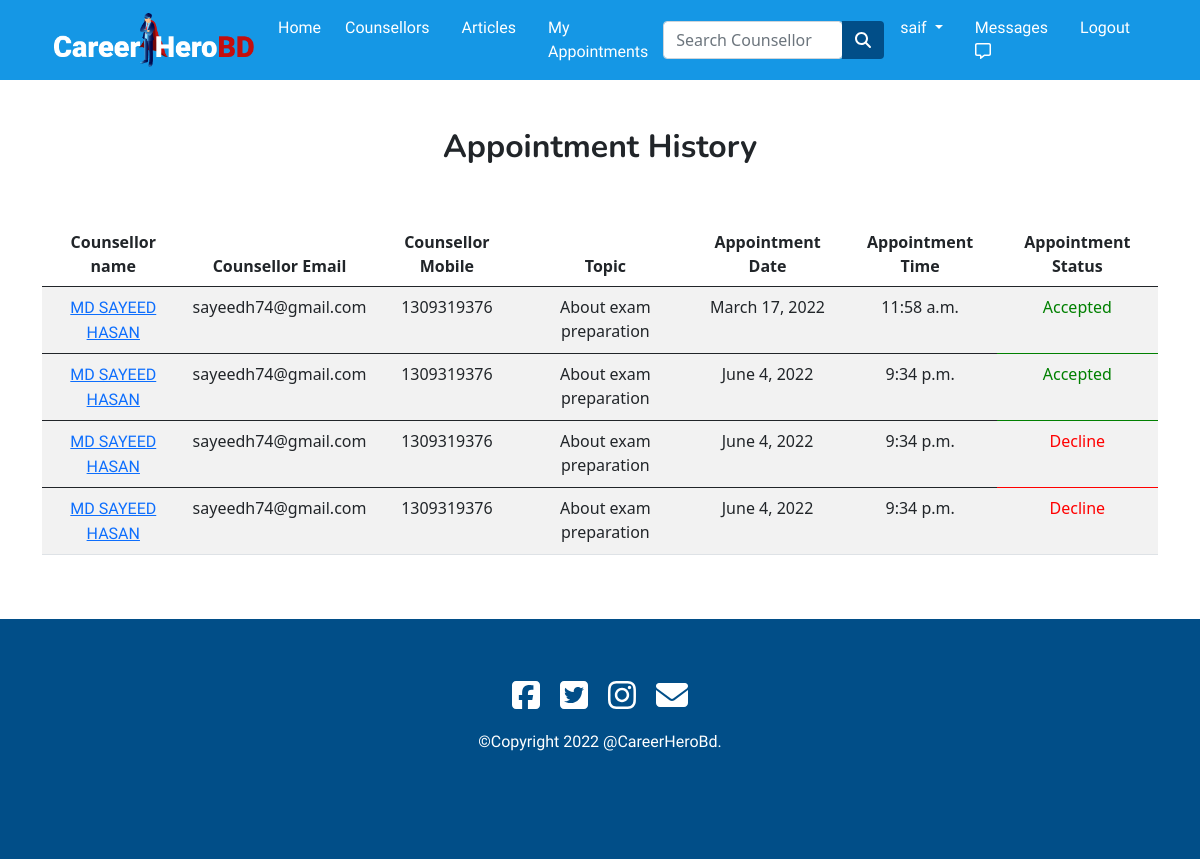
The app's page /appointment/ (signed in) with its own data.
### app/models.py (models this page shows, shortened)
class User(AbstractUser):
  is_counselor= models.BooleanField(default=False)
  is_student = models.BooleanField(default=False)

class Appoinment(models.Model):
  req_user=models.ForeignKey(Student,on_delete=models.CASCADE,blank=True,null=True)
  accept_user=models.ForeignKey(Counselor,on_delete=models.CASCADE,blank=True,null=True)
  topics = models.CharField(max_length=200,blank=True,null=True)
  appoinment_date=models.DateField()
  appoinment_time = models.TimeField()
  appoinment_status = models.CharField(max_length=20,default="Pending")

class Counselor(models.Model):
  user = models.ForeignKey(settings.AUTH_USER_MODEL,on_delete=models.CASCADE)
  name=models.CharField(max_length=30,blank=True,null=True)
  email = models.EmailField(max_length=40,blank=True,null=True)
  mobile = models.IntegerField(blank=True,null=True)
  image = models.ImageField(upload_to='images/',null=True,blank=True)
  designation = models.CharField(max_length=30,blank=True,null=True)
  institute = models.CharField(max_length=300,blank=True,null=True)
  category = models.CharField(max_length=50,choices=CATEGORIES,null=True,blank=True)
  address = models.CharField(max_length=100,blank=True,null=True)
  counselling_experience = models.IntegerField(blank=True,null=True)
  description = models.TextField(max_length=2000,blank=True,null=True)
  per_session_fee = models.IntegerField(blank=True,null=True)
  counselling_day=models.CharField(max_length=100,null=True,blank=True)
  counselling_time=models.CharField(max_length=100,null=True,blank=True)

### app/views.py (the view)
# urls.py: path('appointment/',views.appoinment,name="appointment"),
def appoinment(request):
  if request.user.is_student:
    stu_apn = Appoinment.objects.all()
    return render(request, 'app/appoinments.html',{'stu_apn':stu_apn})
  elif request.user.is_counselor:
    counselor_apn=Appoinment.objects.all()
    student=Student.objects.all()
    return render(request, 'app/counselor_appoinment.html',{'counselor_apn':counselor_apn,'student':student})

### app/templates/app/appoinments.html (shortened to what this page needs)
{% extends 'app/base.html' %}
{% load static %}
{% load crispy_forms_tags %}
{% block main-content %}
<div class="container my-5" style="padding-top: 80px;">
  <center>
    <h2>Appointment History</h2>
  </center>
  <br><br>
  <div class="row">
    <div class="col-md-12 table-responsive">
      <table class="table table-striped">
        <thead>
          <tr>
            <th scope="col" class="text-center">Counsellor name</th>
            <th scope="col" class="text-center">Counsellor Email</th>
            <th scope="col" class="text-center">Counsellor Mobile</th>
            <th scope="col" class="text-center">Topic</th>
            <th scope="col" class="text-center">Appointment Date</th>
            <th scope="col" class="text-center">Appointment Time</th>
            <th scope="col" class="text-center">Appointment Status</th>
          </tr>
        </thead>
        {% for apn in stu_apn %}
        {% if apn.req_user.user.pk == request.user.pk %}
        <tbody>
          <tr>
            <td class="text-center"><a href="{% url 'counselor_profile' apn.accept_user.id %}">{{apn.accept_user.name}}</a></td>
            <td class="text-center">{{apn.accept_user.email}}</td>
            <td class="text-center">{{apn.accept_user.mobile}}</td>
            <td class="text-center">{{apn.topics}}</td>
            <td class="text-center">{{apn.appoinment_date}}</td>
            <td class="text-center">{{apn.appoinment_time}}</td>
            {% if apn.appoinment_status == "Pending" %}
            <td class="text-center" style="color: red;">{{apn.appoinment_status}} <span><a href="{% url 'cancel' apn.id %}" role="button"
                  class="btn btn-sm btn-danger">Cancel</a></span></td>
            {% elif apn.appoinment_status == "Decline" %}
            <td style="color: red;" class="text-center">{{apn.appoinment_status}} </td>
            {% elif apn.appoinment_status == "Accepted" %}
            <td style="color: green;" class="text-center">{{apn.appoinment_status}} </td>
            {% endif %}
          </tr>
        </tbody>
        {% endif %}
        {% endfor %}
      </table>
    </div>
  </div>
</div>
{% endblock main-content %}

### app/templates/app/base.html (shortened to what this page needs)
<!DOCTYPE html>
{% load static %}
<html lang="en">
<head>
  <link rel="stylesheet" href="{% static 'app/css/style.css' %}">
  <link href="https://cdn.jsdelivr.net/npm/bootstrap@5.0.0-beta1/dist/css/bootstrap.min.css" rel="stylesheet"
>
  <link rel="stylesheet" href="https://stackpath.bootstrapcdn.com/font-awesome/4.7.0/css/font-awesome.min.css">
  <link rel="stylesheet" href="{% static 'app/css/owl.carousel.min.css' %}">
  <link rel="stylesheet" href="{% static 'app/css/all.min.css' %}">
  <link rel="stylesheet" href="https://cdnjs.cloudflare.com/ajax/libs/animate.css/3.7.2/animate.css">
</head>
<body>
  <div class="row">
    <div class="col-sm-12 col-md-12 col-lg-12">
      <nav id="nav" class="navbar navbar-expand-lg navbar-dark  fixed-top" style="background-color: #1597E5;">
        <div class="container">
          <a class="navbar-brand" href="/" ><img src="{% static 'app/images/nav/logo.png' %}" alt="" style="width: 200px;"></a>
          <button class="navbar-toggler" type="button" data-bs-toggle="collapse" data-bs-target="#navbarSupportedContent"
            aria-controls="navbarSupportedContent" aria-expanded="false" aria-label="Toggle navigation">
          <div class="collapse navbar-collapse" id="navbarSupportedContent">
            <ul class="navbar-nav me-auto mb-2 mb-lg-0">
              <li class="nav-item">
                <a class="nav-link" aria-current="page" href="/">Home</a>
              </li>
              <li class="nav-item mx-2">
                <a href="{% url 'counselor' %}" class="nav-link">Counsellors</a>
              </li>
              <li class="nav-item mx-2">
                <a href="{% url 'article_list' %}" class="nav-link">Articles</a>
              </li>
              {% if request.user.is_authenticated %}
              <li class="nav-item mx-2">
                <a href="{% url 'appointment' %}" class="nav-link">My Appointments</a>
              </li>
              {% endif %}
            </ul>
            <form class="d-flex input-group w-auto" method="POST" action="{% url 'search_list' %}">
              <input type="search" class="form-control rounded" name="q" placeholder="Search Counsellor"
                aria-label="Search" aria-describedby="search-addon" />
              <button type="submit" class="btn" style="background-color: #014e88;"><i class="fas fa-search"
                  style="color: white;"></i></button>
            </form>
            <div>
              <ul class="navbar-nav me-auto mb-2 mb-lg-0">
                {% if request.user.is_authenticated %}
                <li class="nav-item dropdown mx-2">
                  <a class="nav-link dropdown-toggle" href="#" id="profileDropdown" role="button"
                    data-bs-toggle="dropdown" aria-expanded="false">
                    {{request.user.username}}
                  </a>
                </li>
                <li class="nav-item mx-2">
                  <a href="{% url 'inbox' %}" class="nav-link">Messages <i class="far fa-comment-alt "></i></a>
                </li>
                <li class="nav-item mx-2">
                  <a href="{% url 'logout' %}" class="nav-link">Logout</a>
                </li>
                {% endif %}
              </ul>
            </div>
          </div>
        </div>
      </nav>
    </div>
  </div>
  {% block main-content %}
  {% endblock main-content %}
  <section id="footer" class="section-padding">
    <footer>
      <a target="_blank" href="https://www.facebook.com/"><i class="icon1 fab fa-facebook-square fa-2x"></i></a>
      <a class="mx-3" target="_blank" href="https://twitter.com/"><i class="icon1 fab fa-twitter-square fa-2x"></i></a>
      <a class="me-3" target="_blank" href="https://www.instagram.com/"><i class="icon1 fab fa-instagram fa-2x"></i></a>
      <a target="_blank" href="mailto:someone@example.com"><i class="icon1 fas fa-envelope fa-2x"></i></a>
      <p class="mt-3 text-center">©Copyright 2022 @CareerHeroBd.</p>
    </footer>
  </section>
</body>
</html>

### app/templates/app/base.html (style rules this page uses)
* { margin: 0; padding: 0; }
body { scroll-behavior: smooth; }
.section-padding { padding-top: 50px; padding-bottom: 50px; }
h1, h2 { font-family: 'Nunito', sans-serif; font-weight: bold; }
h4, h5, h6, p, a { font-family: 'Fira Sans', sans-serif; font-weight: 300; text-align: justify; }
.nav-link { color: white !important; transition: all .3s ease-in-out; }
#footer { text-align: center; background-color: #014e88; color: white; width: 100%; height: 30vh; padding: 60px 0px; }
#footer a { color: white; }
#footer .icon1 { color: white; transition: .6s ease; }

### records on screen
User: user.username "saif"
Appoinment: accept_user.name "MD SAYEED HASAN", accept_user.email "sayeedh74@gmail.com", accept_user.mobile "1309319376", topics "About exam preparation", appoinment_date "March 17, 2022", appoinment_time "11:58 a.m.", appoinment_status "Accepted"
Appoinment: accept_user.name "MD SAYEED HASAN", accept_user.email "sayeedh74@gmail.com", accept_user.mobile "1309319376", topics "About exam preparation", appoinment_date "June 4, 2022", appoinment_time "9:34 p.m.", appoinment_status "Accepted"
Appoinment: accept_user.name "MD SAYEED HASAN", accept_user.email "sayeedh74@gmail.com", accept_user.mobile "1309319376", topics "About exam preparation", appoinment_date "June 4, 2022", appoinment_time "9:34 p.m.", appoinment_status "Decline"
Appoinment: accept_user.name "MD SAYEED HASAN", accept_user.email "sayeedh74@gmail.com", accept_user.mobile "1309319376", topics "About exam preparation", appoinment_date "June 4, 2022", appoinment_time "9:34 p.m.", appoinment_status "Decline"
